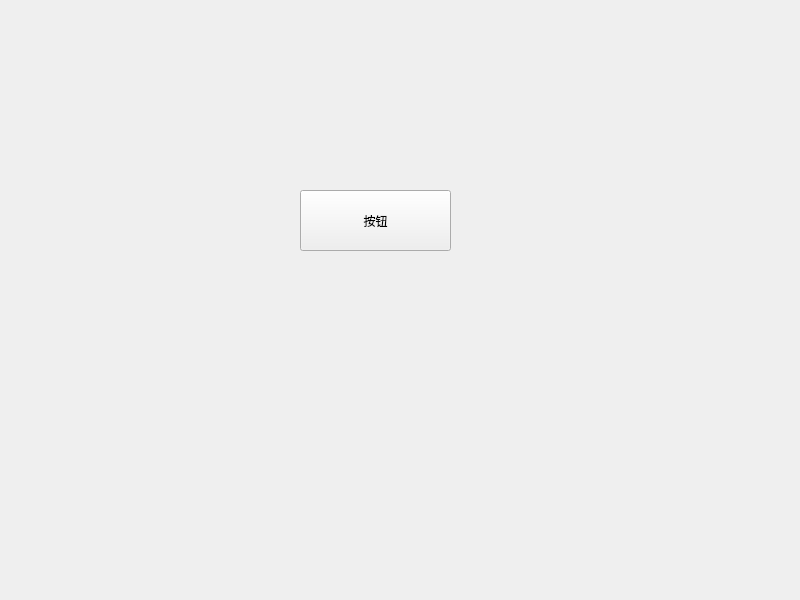
<?xml version="1.0" encoding="UTF-8"?>
<ui version="4.0">
 <class>Widget</class>
 <widget class="QWidget" name="Widget">
  <property name="geometry">
   <rect>
    <x>0</x>
    <y>0</y>
    <width>800</width>
    <height>600</height>
   </rect>
  </property>
  <property name="windowTitle">
   <string>Widget</string>
  </property>
  <widget class="QPushButton" name="pushButton">
   <property name="geometry">
    <rect>
     <x>300</x>
     <y>190</y>
     <width>151</width>
     <height>61</height>
    </rect>
   </property>
   <property name="text">
    <string>按钮</string>
   </property>
  </widget>
 </widget>
 <resources/>
 <connections/>
</ui>
